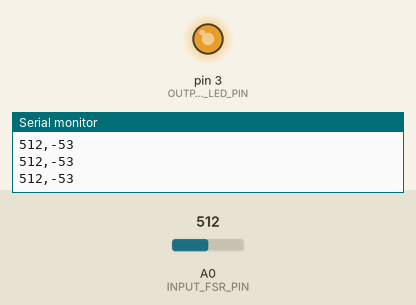
Simulated run of this sketch. Board: Arduino Uno, built with avr-gcc and run on an emulated ATmega328P. Shown: output pins drawn as LEDs (lit = HIGH), the last lines printed to the serial monitor. Inputs (shaded band) come from the test bench; at power-on: A0 (INPUT_FSR_PIN) = 512.

Above: at 1.2 s.
1.3 s: A0 (INPUT_FSR_PIN) set to 590
At 2.1 s:
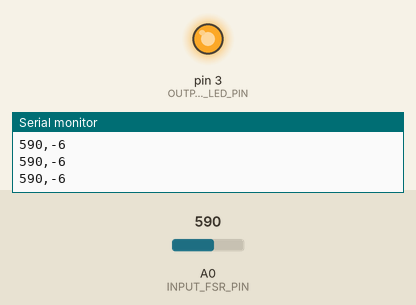
2.8 s: A0 (INPUT_FSR_PIN) set to 599
At 3.7 s:
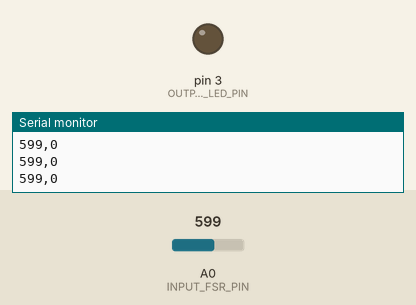
4.3 s: A0 (INPUT_FSR_PIN) set to 716
At 5.3 s:
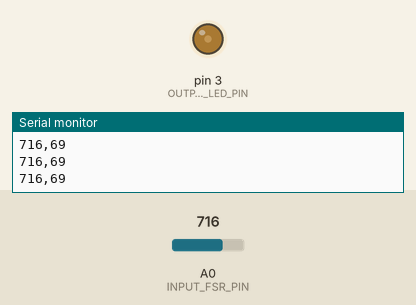
5.8 s: A0 (INPUT_FSR_PIN) set to 900
At 6.4 s:
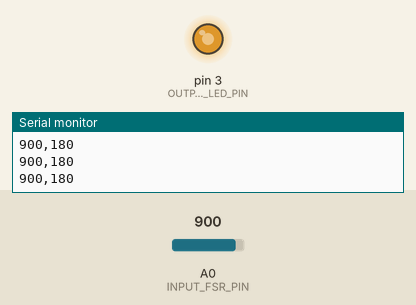
7.3 s: A0 (INPUT_FSR_PIN) set to 511
At 8.1 s:
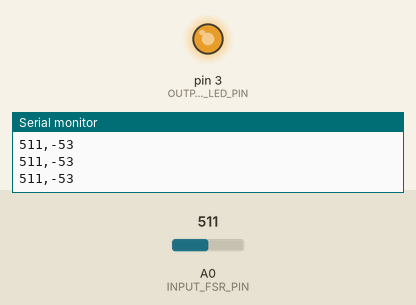
Timing chart, 0 to 9.8 s (numbered marks = the images above; inputs shaded):
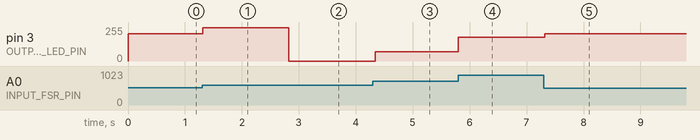

The sketch:

FSR.ino
```cpp
const int OUTPUT_LED_PIN = 3;
const int INPUT_FSR_PIN = A0;
const int DELAY_MS = 50; // how often to read from the sensor input

void setup() {
  pinMode(OUTPUT_LED_PIN, OUTPUT);
  pinMode(INPUT_FSR_PIN, INPUT);
  Serial.begin(9600);
}

void loop() {

  // Read the force-sensitive resistor value
  int fsrVal = analogRead(INPUT_FSR_PIN);

  // Remap the value for output.
  int ledVal = map(fsrVal, 600, 1023, 0, 255);

  // Print the raw sensor value and the converted led value (e,g., for Serial Plotter)
  Serial.print(fsrVal);
  Serial.print(",");
  Serial.println(ledVal);

  // Write out the LED value.
  analogWrite(OUTPUT_LED_PIN, ledVal);

  delay(DELAY_MS);
}
```

Measured:
- the behaviour switches between 598 and 599 on A0 (INPUT_FSR_PIN) (found by bisection; images 1 and 2)
- after the input at 1.3 s, pin 3 (OUTPUT_LED_PIN): 203/255 → 250/255 at once
- after the input at 2.8 s, pin 3 (OUTPUT_LED_PIN): 250/255 → 0/255 at once
- after the input at 4.3 s, pin 3 (OUTPUT_LED_PIN): 0/255 → 69/255 at once
- after the input at 5.8 s, pin 3 (OUTPUT_LED_PIN): 69/255 → 180/255 at once
- after the input at 7.3 s, pin 3 (OUTPUT_LED_PIN): 180/255 → 203/255 at once
